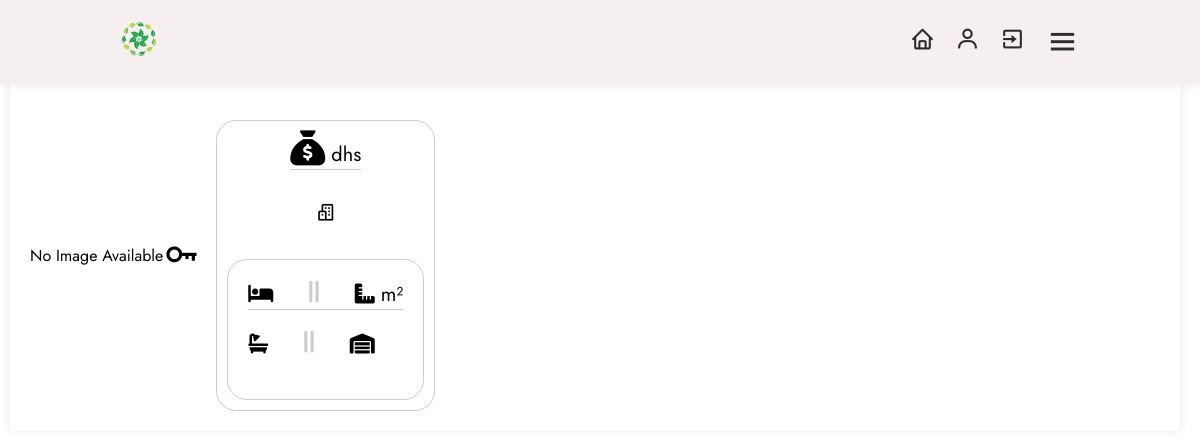
Before: /product/956ee89e-c04e-4dfa-a298-516e9cd7ba37?username=hassan (signed in) with the older database file.
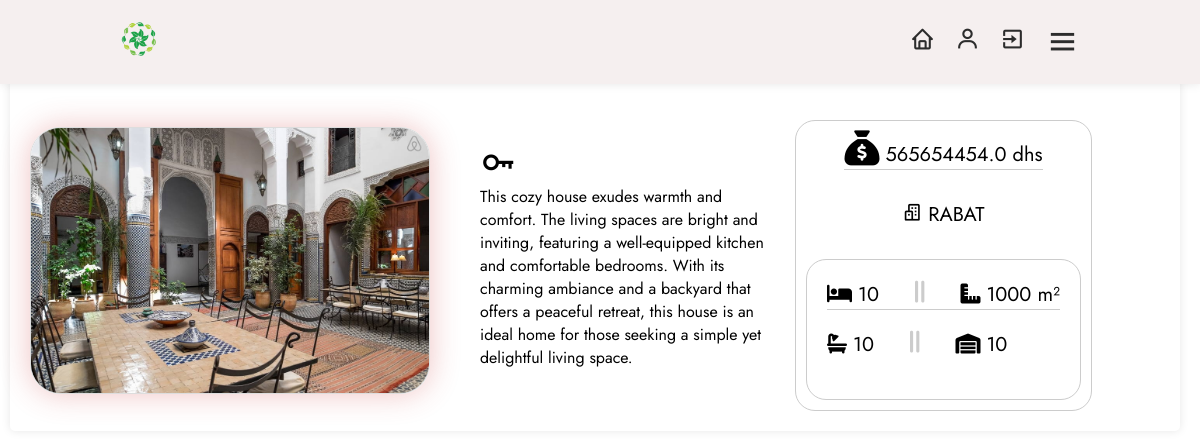
After: the same page with the newer database file.
### models/user.py (models this page shows)
class Products(db.Model):
    id = db.Column(db.String(50), primary_key=True, default=lambda: str( uuid.uuid4()), unique=True, nullable=False)
    name = db.Column(db.String(255), nullable=False)
    city = db.Column(db.String(8), nullable=False)
    price = db.Column(db.Float, nullable=False)
    image_path = db.Column(db.String(255), nullable=True)
    num_rooms = Column(Integer, nullable=False)
    section = Column(Integer, nullable=False)
    num_bain = Column(Integer, nullable=False)
    window_per_house = Column(Integer, nullable=False)
    user_id = db.Column(db.String(50),db.ForeignKey('user.id'),nullable=False)
    user = db.relationship('User', backref=db.backref('products', lazy=True))

### models/app.py (the view)
    @app.route('/product/<string:product_id>')
    def product_detail(product_id):
        product = get_product_details(product_id)
        user_data = get_user_data(current_user.username)
        return render_template('product_detail.html', product=product, user_data=user_data)

### models/db.py (called while the page is built)
def get_user_data(username):
    user = User.query.filter_by(username=username).first()
    if user is not None:
        return user
    else:
        return None

### models/templates/product_detail.html (shortened to what the changed rows need)
<!DOCTYPE html>
<html lang="en">
        <head>
                <link rel="stylesheet" href="{{ url_for('static', filename='style/dashboard.css') }}">
                <link rel="stylesheet" href="https://cdnjs.cloudflare.com/ajax/libs/font-awesome/5.15.2/css/all.min.css">
                <link rel="stylesheet" href="https://cdnjs.cloudflare.com/ajax/libs/font-awesome/6.4.2/css/all.min.css" />
                <link rel="stylesheet" href="https://unpkg.com/boxicons@latest/css/boxicons.min.css">
                <link href="https://cdn.jsdelivr.net/npm/bootstrap-icons@1.21.0/font/bootstrap-icons.css" rel="stylesheet">
        </head>
        <body>
                <section class="inside">
                                <div class="card">
                                     {% if product.image_path %}
                                        <img class="product-image" src="{{ url_for('serve_image', filename=product.image_path.split('/')[-1]) }}" alt="Product Image">
                                     {% else %}
                                              <p>No Image Available</p>
                                     {% endif %}
                                        <a style="max-width: 300px; margin-right: 15px;">
                                                <i class='bx bx-key' style="font-size: 38px"></i><p>   {{ product.name }} </p>
                                        </a>
                                        <div class="product-info">
                                                       <li style="border-bottom: 1px solid #ccc; margin-bottom: 30px;">
                                                                <i class="fa-solid fa-sack-dollar" style="font-size: 35px;"></i>   {{ product.price }} dhs
                                                       </li>
                                                       <p style="margin-bottom: 30px;">
                                                                <i class='bx bx-buildings'></i>   {{ product.city }}
                                                       </p>
                                                       <a style="border: 1px solid #ccc; border-radius: 20px; padding: 20px;">
                                                                 <p style="border-bottom: 1px solid #ccc; margin-bottom: 20px;">
                                                                        <i class="fa-solid fa-bed"></i> {{ product.num_rooms }}
                                                                        <i class="fa-solid fa-grip-lines-vertical" style="color: #ccc; font-size: 25px; margin-left: 30px; margin-right: 30px"></i>
                                                                        <i class="fa-solid fa-ruler-combined"></i>    {{ product.section }} m²
                                                                 </p>
                                                                 <p style="margin-bottom: 20px; margin-bottom: 20px;">
                                                                        <i class="fa-solid fa-bath"></i>    {{ product.num_bain }}
                                                                        <i class="fa-solid fa-grip-lines-vertical" style="color: #ccc; font-size: 25px; margin-left: 30px; margin-right: 30px;"></i>
                                                                        <i class="fa-solid fa-warehouse"></i>     {{ product.window_per_house }}
                                                                 </p>
                                                       </a>
                                        </div>
                                </div>
                </section>
        </body>
</html>

Changed rows visible on the page:
added Products: name "This cozy house exudes warmth and comfort. The living spaces are bright and inviting, featuring a well-equipped kitchen and comfortable bedrooms. With its charming ambiance and a backyard that offers a peaceful retreat, this house is an ideal home for those seeking a simple yet delightful living space.", price "565654454.0", city "RABAT", section "1000"
Other visible differences:
{{ product.num_rooms }}: (not shown) → "10"
{{ product.num_bain }}: (not shown) → "10"
{{ product.window_per_house }}: (not shown) → "10"
text no longer shown: "No Image Available"
